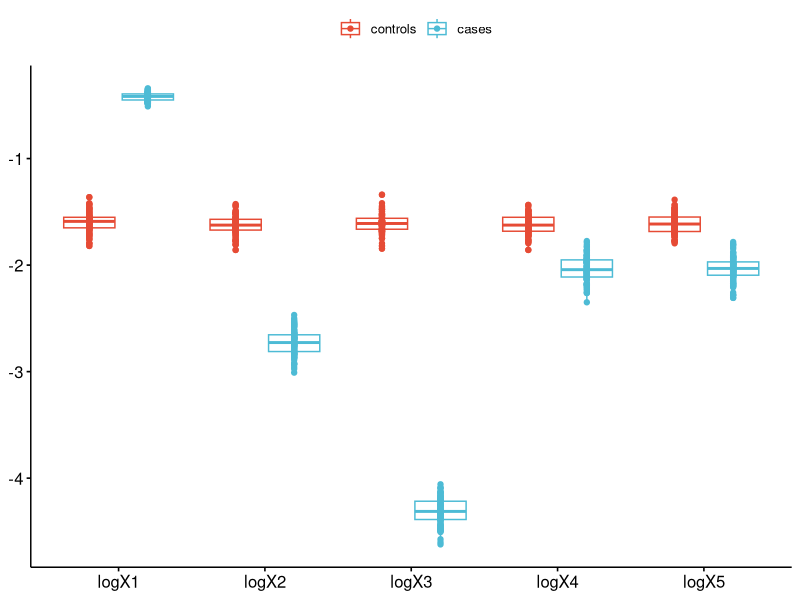
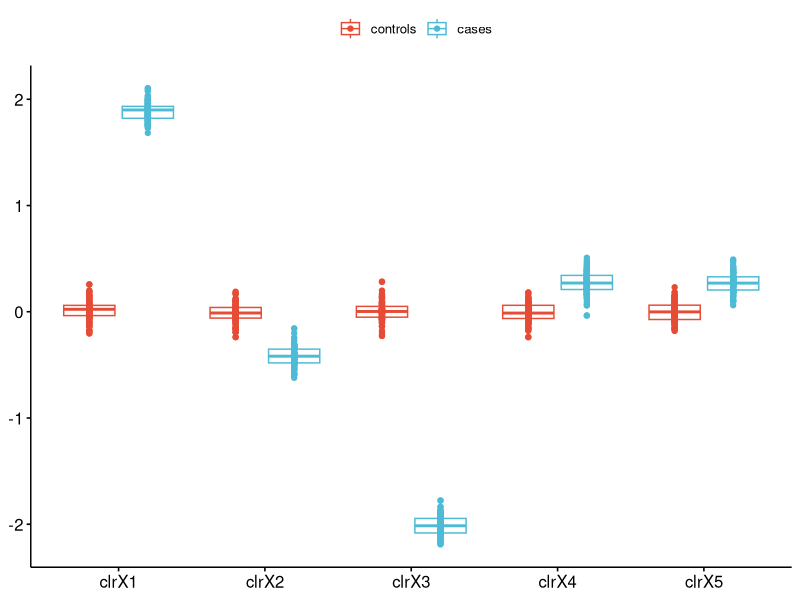

Recreate these plots in R, in order.
##########################################################
#
# BIAS UNIVARIATE TESTING WITH LOG-PROPORTIONS AND CLR
# Toy example
#
#########################################################


library(ggpubr)
library(tidyr)
library(MASS)

set.seed(1)

# Binary outcome: 

y<-c(rep(0,100),rep(1,100))
y<-factor(y, labels=c("controls","cases"))

# Example 1: 5 taxa equally abundant (0.2,0.2,0.2,0.2,0.2)
# counts for each sample are randomly generated according to a multinomial distribution 

M<-  rmultinom(200, 500, c(0.2,0.2,0.2,0.2,0.2))

# Example 2: 5 taxa with mean abundances (0.02,0.02,0.02,0.47,0.47)
# counts for each sample are randomly generated according to a multinomial distribution 

# M<-  rmultinom(200, 500, c(0.02,0.02,0.02,0.47,0.47))

# Transpose abundance table so that rows are samples and columns are taxa

M<-t(M)

# Fold-change for each taxa for cases with respect to controls:

F<-c(5,1/2,1/10,1,1)

# Multiply the abundances of cases by F: 

M[(101:200),]<-t(apply(M[(101:200),],1,function(x) x*F))

# Normalization to obtain relative abundances:

x<-M/rowSums(M)
rowSums(x)

# Data-frame with log(relative abundances) and outcome:

dflogx<-data.frame(log(x),y)
colnames(dflogx)<-c("logX1","logX2","logX3","logX4","logX5","y")

# clr-transformation:

clrx<-log(x) # CLR se calcula sobre la MATRIZ DE ABUNDANCIAS RELATIVAS
clrx<-clrx-(rowSums(log(x))/ncol(x))
rowSums(clrx) # como clr centra los datos, la suma de las abundancias debe ser 0


# Data-frame with clr-abundances and outcome:

dfclrx<-data.frame(clrx,y)
colnames(dfclrx)<-c("clrX1","clrX2","clrX3","clrX4","clrX5","y")

# Box-plot log(relative abundances) vs outcome:

ggboxplot(dflogx, x = "y", y = c("logX1","logX2","logX3","logX4","logX5"),
          color = "y", palette = "npg",
          #combine = TRUE,
          merge = "flip",
          add = "point", shape = "Grade", ylab=FALSE)

# Wilcoxon test for log(relative abundances):

wilcox.test(dflogx[,1]~y)
wilcox.test(dflogx[,2]~y)
wilcox.test(dflogx[,3]~y)
wilcox.test(dflogx[,4]~y)
wilcox.test(dflogx[,5]~y)

# Box-plot clr-abundances vs outcome:

ggboxplot(dfclrx, x = "y", y = c("clrX1","clrX2","clrX3","clrX4","clrX5"),
          color = "y", palette = "npg",
          #combine = TRUE,
          merge = "flip",
          add = "point", shape = "Grade", ylab=FALSE)


# Wilcoxon test for clr-abundances:

wilcox.test(dfclrx[,1]~y)
wilcox.test(dfclrx[,2]~y)
wilcox.test(dfclrx[,3]~y)
wilcox.test(dfclrx[,4]~y)
wilcox.test(dfclrx[,5]~y)

